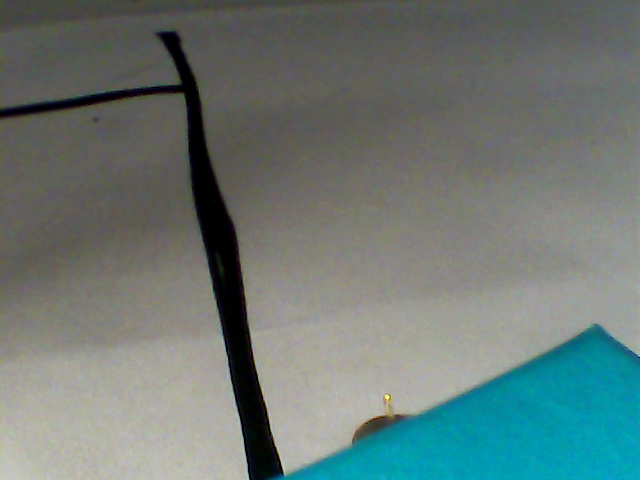
#> input picture arithmetic_calculation-test/test_pic1.png, 640 x 480 px, given in place of the camera
$ python arith.py   (Python 2 division)
#> lines starting #> are read from the running program, lines starting #| are printed output that depends on the picture; after the words box and inside, x2 and y2 are one past the last pixel; in counts of white or black regions, pixels touching at a corner belong together
import cv2
import numpy
import time

cam = cv2.VideoCapture(0)
last = time.time()
print 'start'
print cv2.useOptimized()
while True:
    ret, frame = cam.read(0)
#> frame is the input picture: shape (480, 640, 3); mean B, G, R 116.7, 120.2, 106.6

    # Now create a mask of logo and create its inverse mask also
    img = cv2.cvtColor(frame,cv2.COLOR_BGR2GRAY)
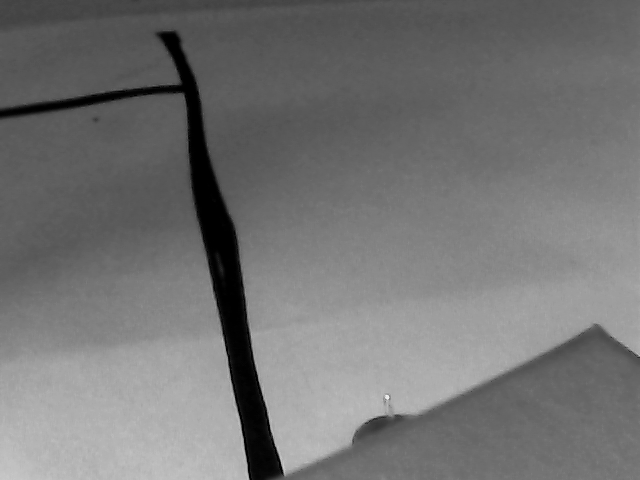
#> img: shape (480, 640); min 0, max 241, mean 115.8
    blur = cv2.GaussianBlur(img,(5,5),0)
    ret,res  = cv2.threshold(blur, 60, 255, cv2.THRESH_BINARY+cv2.THRESH_OTSU)
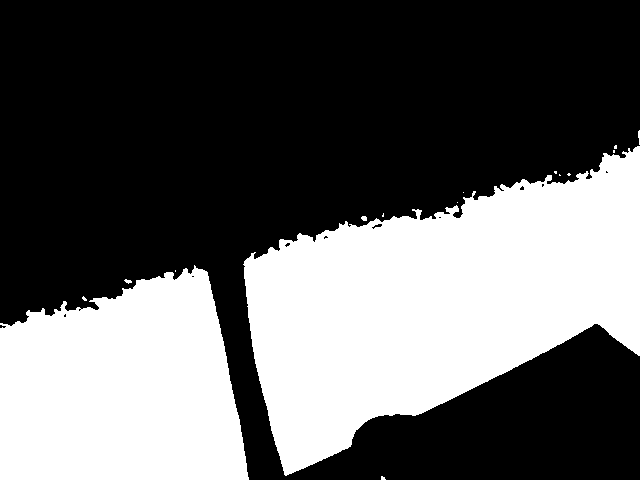
#> res: shape (480, 640); 38.1% white; 16 white regions (11 under 20 px), largest, box (x1, y1, x2, y2) and area: (243, 146, 640, 476) 74270, (0, 265, 249, 480) 42703, (361, 216, 367, 221) 25, (124, 279, 132, 284) 23, (638, 130, 640, 145) 22
#> ret = 123


    cv2.imshow('img2gray',res)
    print 'time : {}'.format(time.time()-last)
    last = time.time()

    if cv2.waitKey(1) == ord('q'):
#> (key q is pressed here)
        break
cv2.destroyAllWindows()
cam.release()
